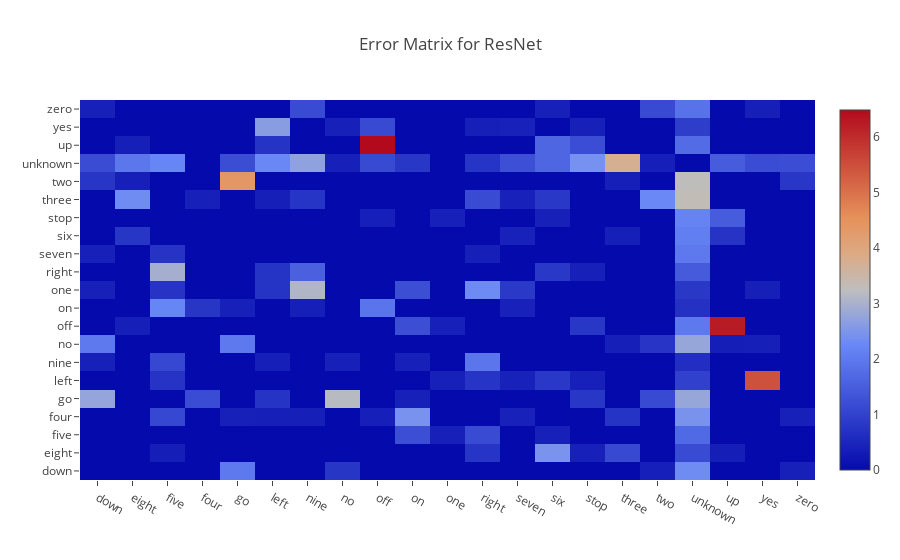

Notebook code for this chart:
### Code cell
cm = confusion_matrix(truth_labels, c_resnet_labels)
cm = np.divide(cm, cm.sum(axis=1)) * 100
np.fill_diagonal(cm, 0)
py.iplot(dict(
    data=[go.Heatmap(z=cm, x=classes, y=classes)],
    layout=go.Layout(title='Error Matrix for ResNet')))

### Figure 1 — Plotly figure (JSON) as saved in the notebook; plotly's stock layout.template omitted (floating-point values rounded to 4 significant figures; data arrays with more than 128 entries replaced by an {"elided": "..."} marker saying what was removed)
{"data": [{"type": "heatmap", "x": ["down", "eight", "five", "four", "go", "left", "nine", "no", "off", "on", "one", "right", "seven", "six", "stop", "three", "two", "unknown", "up", "yes", "zero"], "y": ["down", "eight", "five", "four", "go", "left", "nine", "no", "off", "on", "one", "right", "seven", "six", "stop", "three", "two", "unknown", "up", "yes", "zero"], "z": {"elided": "21x21 float values"}}], "layout": {"title": "Error Matrix for ResNet"}}
